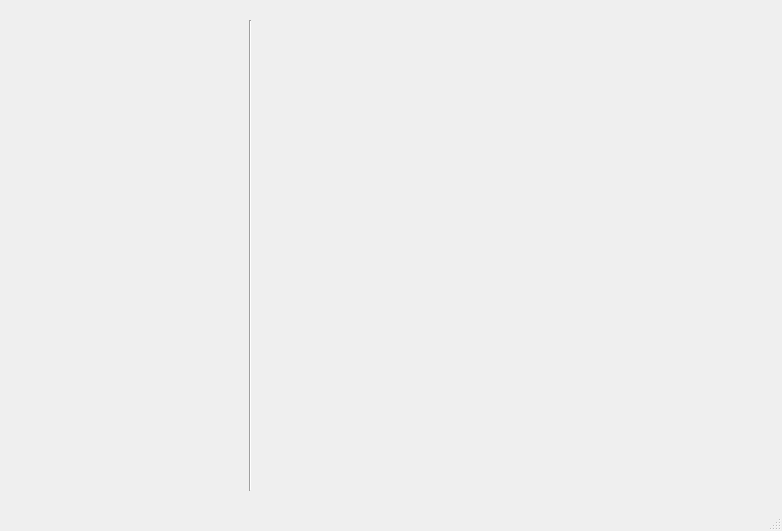
<?xml version="1.0" encoding="UTF-8"?>
<ui version="4.0">
 <class>AllergoMainWin</class>
 <widget class="QMainWindow" name="AllergoMainWin">
  <property name="geometry">
   <rect>
    <x>0</x>
    <y>0</y>
    <width>782</width>
    <height>531</height>
   </rect>
  </property>
  <property name="windowTitle">
   <string>Universal e-mail Client</string>
  </property>
  <widget class="QWidget" name="centralWidget">
   <widget class="Line" name="line">
    <property name="geometry">
     <rect>
      <x>240</x>
      <y>20</y>
      <width>21</width>
      <height>471</height>
     </rect>
    </property>
    <property name="orientation">
     <enum>Qt::Vertical</enum>
    </property>
   </widget>
  </widget>
  <widget class="QStatusBar" name="statusBar"/>
 </widget>
 <layoutdefault spacing="6" margin="11"/>
 <resources/>
 <connections/>
</ui>
